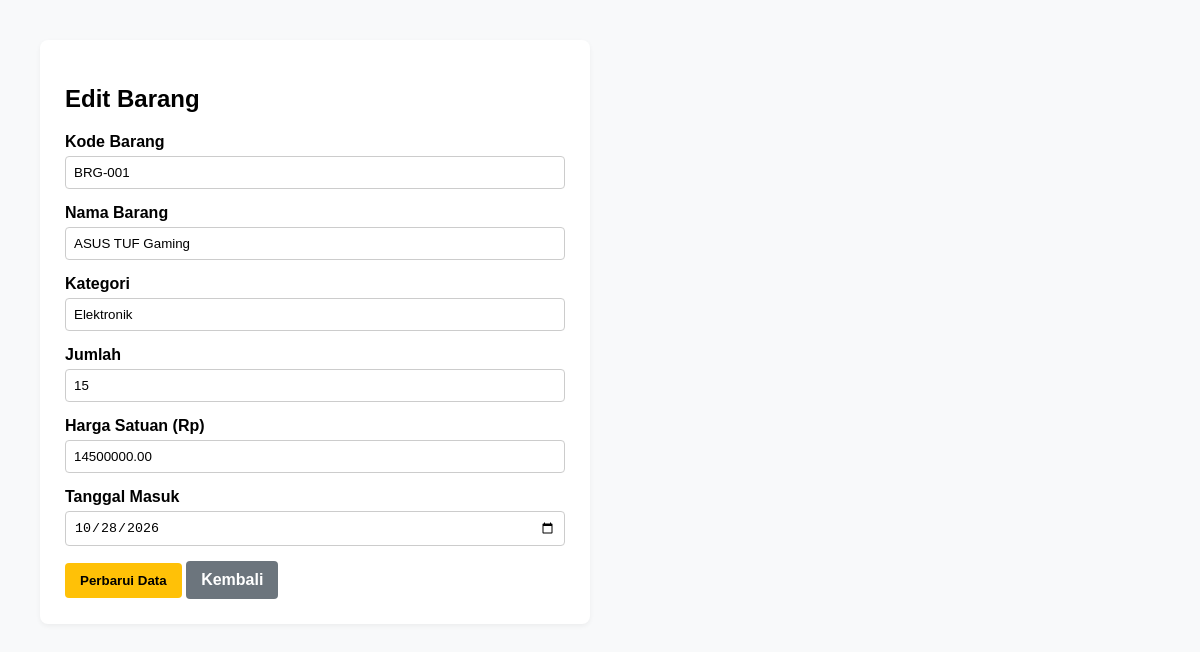
The app's page /edit.php?id=1 (signed in) with its own data.
### tables this page shows
CREATE TABLE `inventaris` (
  `id` int(11) NOT NULL,
  `kode_barang` varchar(20) NOT NULL,
  `nama_barang` varchar(100) NOT NULL,
  `kategori` varchar(50) NOT NULL,
  `jumlah` int(11) NOT NULL,
  `harga_satuan` decimal(12,2) NOT NULL,
  `tanggal_masuk` date NOT NULL
);

### bahasa.php (called while the page is built, shortened)
<?php
$translations = [
    'id' => [
        'title' => 'Sistem Inventaris Gudang',
        'welcome' => 'Selamat datang',
        'logout' => 'Keluar',
        'add_item' => 'Tambah Barang Baru',
        'code' => 'Kode Barang',
        'name' => 'Nama Barang',
        'category' => 'Kategori',
        'qty' => 'Jumlah',
        'price' => 'Harga Satuan (Rp)',
        'date' => 'Tanggal Masuk',
        'action' => 'Aksi',
        'save' => 'Simpan Data',
        'update' => 'Perbarui Data',
        'back' => 'Kembali',
        'delete_confirm' => 'Yakin ingin menghapus data ini?',
        'success_add' => 'Barang berhasil ditambahkan!',
        'success_update' => 'Barang berhasil diperbarui!',
        'success_delete' => 'Barang berhasil dihapus!',
        'error_empty' => 'Semua kolom wajib diisi dengan benar!',
        'login_title' => 'Login Administrator',
        'username' => 'Username',
        'password' => 'Password',
        'login_btn' => 'Masuk',
        'login_err' => 'Username atau Password salah!'
    ],
    'en' => [
        'title' => 'Warehouse Inventory System',
        'welcome' => 'Welcome',
        'logout' => 'Logout',
        'add_item' => 'Add New Item',
        'code' => 'Item Code',
        'name' => 'Item Name',
        'category' => 'Category',
        'qty' => 'Quantity',
        'price' => 'Unit Price ($)',
        'date' => 'Entry Date',
        'action' => 'Actions',
        'save' => 'Save Data',
        'update' => 'Update Data',
        'back' => 'Back',
        'delete_confirm' => 'Are you sure you want to delete this item?',
        'success_add' => 'Item successfully added!',
        'success_update' => 'Item successfully updated!',
        'success_delete' => 'Item successfully deleted!',
        'error_empty' => 'All fields must be filled correctly!',
        'login_title' => 'Administrator Login',
        'username' => 'Username',
        'password' => 'Password',
        'login_btn' => 'Login',
        'login_err' => 'Invalid Username or Password!'
    ]
];
function lang($phrase) {
    global $translations;
    $lang = $_SESSION['lang'];
    return $translations[$lang][$phrase] ?? $phrase;
}
?>

### edit.php (the view, shortened to what this page needs)
<?php
require_once 'koneksi.php';
require_once 'bahasa.php';
$id = intval($_GET['id'] ?? 0);
$result = mysqli_query($conn, "SELECT * FROM inventaris WHERE id = $id");
$data = mysqli_fetch_assoc($result);
?>
<!DOCTYPE html>
<html lang="<?= $_SESSION['lang'] ?>">
<head>
</head>
<body>
<div class="form-container">
    <h2>Edit Barang</h2>
    <form action="" method="POST">
        <div class="form-group">
            <label><?= lang('code') ?></label>
            <input type="text" name="kode_barang" value="<?= htmlspecialchars($data['kode_barang']) ?>" required>
        </div>
        <div class="form-group">
            <label><?= lang('name') ?></label>
            <input type="text" name="nama_barang" value="<?= htmlspecialchars($data['nama_barang']) ?>" required>
        </div>
        <div class="form-group">
            <label><?= lang('category') ?></label>
            <input type="text" name="kategori" value="<?= htmlspecialchars($data['kategori']) ?>" required>
        </div>
        <div class="form-group">
            <label><?= lang('qty') ?></label>
            <input type="number" name="jumlah" value="<?= $data['jumlah'] ?>" required>
        </div>
        <div class="form-group">
            <label><?= lang('price') ?></label>
            <input type="number" step="0.01" name="harga_satuan" value="<?= $data['harga_satuan'] ?>" required>
        </div>
        <div class="form-group">
            <label><?= lang('date') ?></label>
            <input type="date" name="tanggal_masuk" value="<?= $data['tanggal_masuk'] ?>" required>
        </div>
        <button type="submit" class="btn"><?= lang('update') ?></button>
        <a href="index.php" class="btn btn-secondary"><?= lang('back') ?></a>
    </form>
</div>
</body>
</html>

### edit.php (style rules this page uses)
body { font-family: Arial, sans-serif; margin: 40px; background: #f8f9fa; }
.form-container { background: white; padding: 25px; border-radius: 8px; max-width: 500px; box-shadow: 0 2px 5px rgba(0,0,0,0.05); }
.form-group { margin-bottom: 15px; }
.form-group label { display: block; margin-bottom: 5px; font-weight: bold; }
.form-group input { width: 100%; padding: 8px; box-sizing: border-box; border: 1px solid #ccc; border-radius: 4px; }
.btn { background: #ffc107; color: black; padding: 10px 15px; border: none; border-radius: 4px; cursor: pointer; font-weight: bold; }
.btn-secondary { background: #6c757d; text-decoration: none; padding: 10px 15px; color: white; border-radius: 4px; display: inline-block; }

### records on screen
inventaris: kode_barang "BRG-001", nama_barang "ASUS TUF Gaming", kategori "Elektronik", jumlah "15", harga_satuan "14500000.00", tanggal_masuk "10/28/2026"

### other values on screen
lang('code') "Kode Barang"
lang('name') "Nama Barang"
lang('category') "Kategori"
lang('qty') "Jumlah"
lang('price') "Harga Satuan (Rp)"
lang('date') "Tanggal Masuk"
lang('update') "Perbarui Data"
lang('back') "Kembali"
